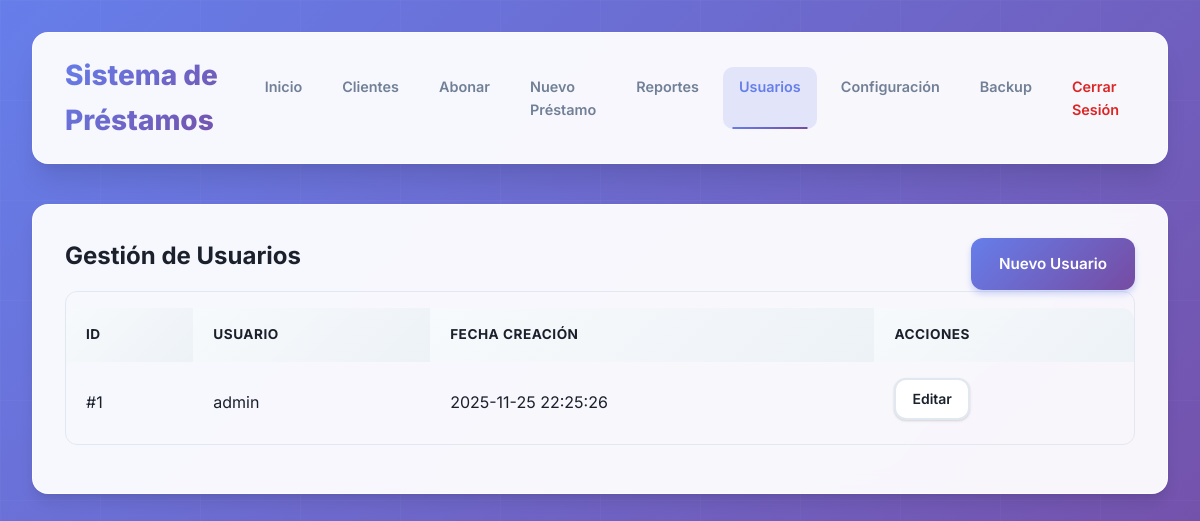
The page /users.php (signed in) on the database as committed earlier.
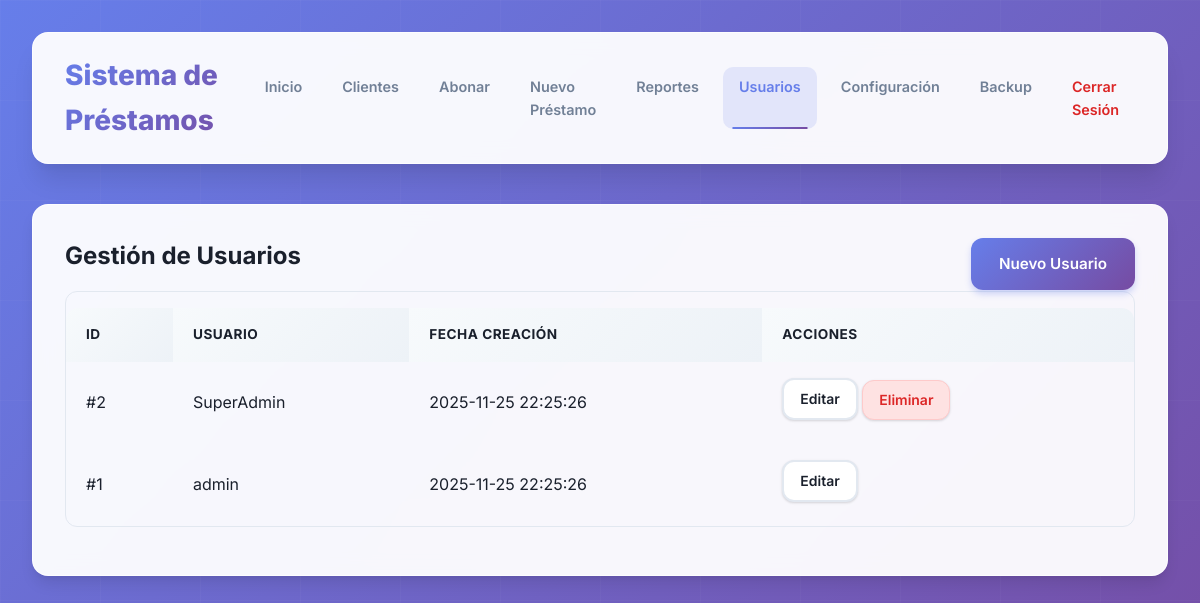
The same page on the database as committed later.
### tables this page shows
CREATE TABLE IF NOT EXISTS users (
    id INT AUTO_INCREMENT PRIMARY KEY,
    username VARCHAR(50) UNIQUE NOT NULL,
    password VARCHAR(255) NOT NULL,
    role ENUM('admin', 'superadmin') DEFAULT 'admin',
    created_at TIMESTAMP DEFAULT CURRENT_TIMESTAMP
);

### users.php (the view, shortened to what this page needs)
<?php
require 'db.php';
$stmt = $pdo->query("SELECT * FROM users ORDER BY id DESC");
$users = $stmt->fetchAll();
?>
<!DOCTYPE html>
<html lang="es">
<head>
    <link rel="stylesheet" href="style.css?v=2.0">
</head>
<body>
    <div class="container">
        <header>
            <h1>Sistema de Préstamos</h1>
            <nav>
                <a href="index.php">Inicio</a>
                <a href="clients.php">Clientes</a>
                <a href="active_loans.php">Abonar</a>
                <a href="create_loan.php">Nuevo Préstamo</a>
                <a href="reports.php">Reportes</a>
                <a href="users.php" class="active">Usuarios</a>
                <a href="settings.php">Configuración</a>
                <a href="backup.php">Backup</a>
                <a href="logout.php" style="color: #dc2626;">Cerrar Sesión</a>
            </nav>
        </header>
        <div class="card">
            <div style="display: flex; justify-content: space-between; align-items: center;">
                <h2>Gestión de Usuarios</h2>
                <a href="create_user.php" class="btn">Nuevo Usuario</a>
            </div>
            <div class="table-responsive">
                <table style="margin-top: 1rem;">
                    <thead>
                        <tr>
                            <th>ID</th>
                            <th>Usuario</th>
                            <th>Fecha Creación</th>
                            <th>Acciones</th>
                        </tr>
                    </thead>
                    <tbody>
                        <?php foreach ($users as $user): ?>
                            <tr>
                                <td>#<?= $user['id'] ?></td>
                                <td><?= htmlspecialchars($user['username']) ?></td>
                                <td><?= $user['created_at'] ?></td>
                                <td>
                                    <a href="edit_user.php?id=<?= $user['id'] ?>"
                                        class="btn btn-sm btn-secondary">Editar</a>
                                    <?php if ($user['id'] != $_SESSION['user_id']): ?>
                                        <a href="users.php?delete=<?= $user['id'] ?>" class="btn btn-sm btn-secondary"
                                            style="background-color: #fee2e2; color: #dc2626; border: 1px solid #fecaca;"
                                            onclick="return confirm('¿Estás seguro de eliminar este usuario?')">Eliminar</a>
                                    <?php endif; ?>
                                </td>
                            </tr>
                        <?php endforeach; ?>
                    </tbody>
                </table>
            </div>
        </div>
    </div>
</body>
</html>

### style.css (style rules this page uses)
:root { --primary: linear-gradient(135deg, #667eea 0%, #764ba2 100%); --primary-solid: #667eea; --primary-dark: #5568d3; --secondary: #f093fb; --bg: #f0f4f8; --surface: #ffffff; --text: #1a202c; --text-light: #718096; --border: #e2e8f0; --success: #48bb78; --success-light: #c6f6d5; --danger: #f56565; --warning: #ed8936; --info: #4299e1; --radius: 16px; --shadow-sm: 0 1px 3px 0 rgba(0, 0, 0, 0.1), 0 1px 2px 0 rgba(0, 0, 0, 0.06); --shadow: 0 10px 15px -3px rgba(0, 0, 0, 0.1), 0 4px 6px -2px rgba(0, 0, 0, 0.05); --shadow-lg: 0 20px 25px -5px rgba(0, 0, 0, 0.1), 0 10px 10px -5px rgba(0, 0, 0, 0.04); }
* { box-sizing: border-box; margin: 0; padding: 0; font-family: 'Inter', system-ui, -apple-system, sans-serif; }
body { background: linear-gradient(135deg, #667eea 0%, #764ba2 100%); background-attachment: fixed; color: var(--text); line-height: 1.6; padding: 2rem; min-height: 100vh; }
body::before { content: ''; position: fixed; top: 0; left: 0; right: 0; bottom: 0; pointer-events: none; z-index: 0; }
.container { max-width: 1400px; margin: 0 auto; position: relative; z-index: 1; }
header { display: flex; justify-content: space-between; align-items: center; margin-bottom: 2.5rem; background: rgba(255, 255, 255, 0.95); backdrop-filter: blur(10px); padding: 1.25rem 2rem; border-radius: var(--radius); box-shadow: var(--shadow-lg); border: 1px solid rgba(255, 255, 255, 0.8); }
h1 { font-size: 1.75rem; font-weight: 800; background: var(--primary); -webkit-background-clip: text; -webkit-text-fill-color: transparent; background-clip: text; }
h2 { font-size: 1.5rem; font-weight: 700; color: var(--text); margin-bottom: 1rem; }
nav { display: flex; gap: 0.5rem; }
nav a { text-decoration: none; color: var(--text-light); padding: 0.5rem 1rem; font-weight: 600; font-size: 0.9rem; transition: all 0.3s ease; border-radius: 10px; position: relative; }
nav a::before { content: ''; position: absolute; bottom: 0; left: 50%; width: 0; height: 2px; background: var(--primary); transition: all 0.3s ease; transform: translateX(-50%); }
nav a:hover::before, nav a.active::before { width: 80%; }
nav a.active { color: var(--primary-solid); background: rgba(102, 126, 234, 0.15); }
.card { background: rgba(255, 255, 255, 0.95); backdrop-filter: blur(10px); border-radius: var(--radius); padding: 2rem; box-shadow: var(--shadow); margin-bottom: 2rem; border: 1px solid rgba(255, 255, 255, 0.8); transition: transform 0.3s ease, box-shadow 0.3s ease; }
.btn { display: inline-block; padding: 0.875rem 1.75rem; background: var(--primary); color: white; text-decoration: none; border-radius: 12px; border: none; font-weight: 600; font-size: 0.95rem; cursor: pointer; transition: all 0.3s ease; box-shadow: 0 4px 6px rgba(102, 126, 234, 0.3); position: relative; overflow: hidden; }
.btn::before { content: ''; position: absolute; top: 50%; left: 50%; width: 0; height: 0; border-radius: 50%; background: rgba(255, 255, 255, 0.3); transform: translate(-50%, -50%); transition: width 0.6s, height 0.6s; }
.btn-sm { padding: 0.5rem 1rem; font-size: 0.875rem; }
.btn-secondary { background: white; border: 2px solid var(--border); color: var(--text); box-shadow: var(--shadow-sm); }
table { width: 100%; border-collapse: separate; border-spacing: 0; }
th, td { padding: 1rem 1.25rem; text-align: left; }
th { font-weight: 700; color: var(--text); background: linear-gradient(135deg, #f7fafc 0%, #edf2f7 100%); font-size: 0.85rem; text-transform: uppercase; letter-spacing: 0.5px; }
th:first-child { border-top-left-radius: 12px; }
th:last-child { border-top-right-radius: 12px; }
tr { transition: all 0.2s ease; }
tbody tr { border-bottom: 1px solid var(--border); }
tbody tr:last-child { border-bottom: none; }
tbody tr:last-child td:first-child { border-bottom-left-radius: 12px; }
tbody tr:last-child td:last-child { border-bottom-right-radius: 12px; }
.card { animation: fadeIn 0.5s ease-out; }
.table-responsive { width: 100%; overflow-x: auto; -webkit-overflow-scrolling: touch; margin-bottom: 1rem; border-radius: 12px; border: 1px solid var(--border); }
.table-responsive table { margin-bottom: 0; }

Rows that differ between the two databases and show on the page:
added users: id "2", username "SuperAdmin", created_at "2025-11-25 22:25:26"
